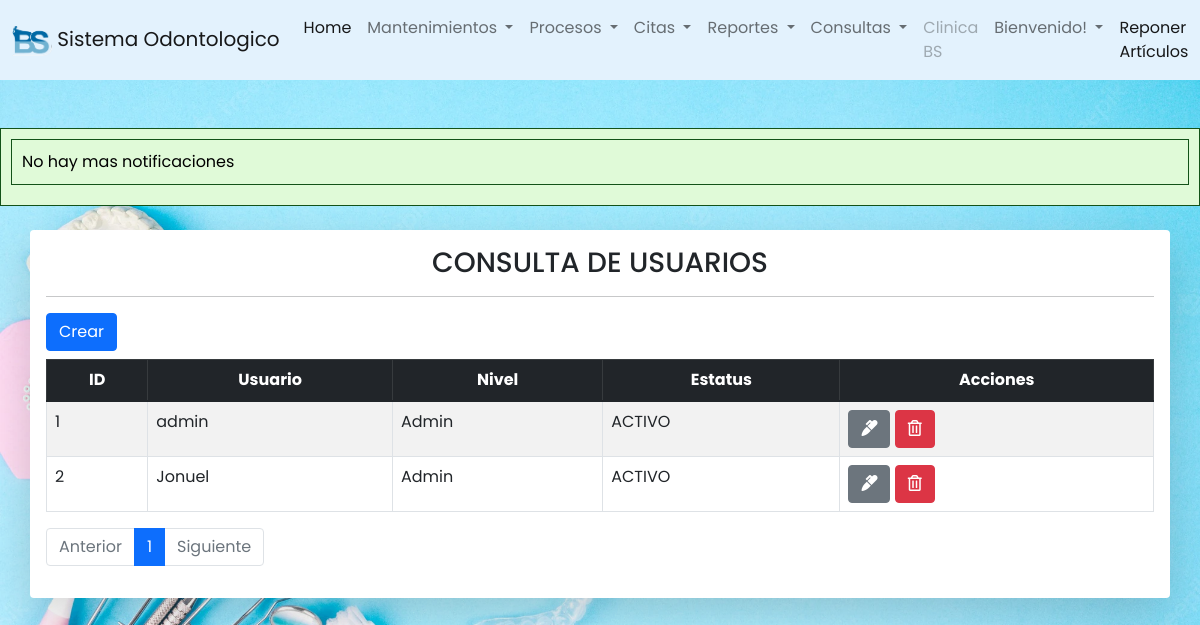
Page /odontologia/usuarios/consultauser.php on the committed database.
### tables this page shows
CREATE TABLE `usuarios` (
  `id_user` int(11) NOT NULL,
  `nom_user` varchar(60) DEFAULT NULL,
  `pass_user` longtext DEFAULT NULL,
  `nivel` int(11) DEFAULT NULL,
  `status` int(11) DEFAULT NULL
);

CREATE TABLE `niveles` (
  `id_niv` int(11) NOT NULL,
  `nivel` varchar(50) DEFAULT NULL
);

CREATE TABLE `estados` (
  `id_status` int(11) NOT NULL,
  `des_status` varchar(50) DEFAULT NULL
);

### odontologia/usuarios/consultauser.php (the view, shortened to what this page needs)
<?php
include ("../conexion.php");
?>
<?php include("../includes/header.php")?>
<?php include("../includes/footer.php")?>
<div class="container table-responsive container-sm mt-4 shadow-lg p-3 mb-5 bg-body rounded">
<center><h3>CONSULTA DE USUARIOS</h3></center>
<hr class="divider">
        <button id="btncrear" type="button" class="btn btn-primary" data-bs-toggle="modal" data-bs-target="#modalUser"  >Crear</button>
        <table id="tablausuarios" class="table aling-middle table-hover table-secundary mt-2 table-bordered table-striped">
            <thead class="table-dark">
                <tr class="text-center">
                    <th scope="col">ID</th>
                    <th scope="col">Usuario</th>
                    <th scope="col">Nivel</th>
                    <th scope="col">Estatus</th>
                    <th scope="col">Acciones</th>
                </tr>
            </thead>
            <tbody>
                    <?php
                      $sql_registe = mysqli_query($conexion, "SELECT COUNT(*) as total_registro From usuarios WHERE status = 1 ");
                      $result_register = mysqli_fetch_array($sql_registe);
                      $total_registro = $result_register['total_registro'];
                      $por_pagina = 5;
                      if(empty($_GET['pagina'])){
                        $pagina = 1;
                      }
                      else{
                        $pagina = $_GET['pagina'];
                      }
                      $desde = ($pagina-1) * $por_pagina;
                      $total_paginas = ceil($total_registro/$por_pagina);
                      $query = "SELECT u.id_user, u.nom_user, u.pass_user, n.id_niv, n.nivel, et.id_status,et.des_status
                      from usuarios u INNER JOIN niveles as n ON u.nivel = n.id_niv  INNER JOIN
                      estados as et ON u.status = et.id_status where u.status = 1 ORDER BY u.id_user ASC LIMIT $desde, $por_pagina";
                      $result_task = mysqli_query($conexion, $query);
                        while($row = mysqli_fetch_array($result_task)){?>
                            <tr>
                                <td><?php echo $row['id_user'] ?></td>
                                <td><?php echo $row['nom_user'] ?></td>
                                <td><?php echo $row['nivel'] ?></td>
                                <td><?php echo $row['des_status'] ?></td>
                                <td>
                                    <a href="editaruser.php?id=<?php echo $row['id_user']?>" class="btn btn-secondary">
                                    <i class="fas fa-marker"></i>
                                    </a>
                                    <a href="eliminaruser.php?id=<?php echo $row['id_user']?>" class="btn btn-danger">
                                        <i class="far fa-trash-alt"></i>
                                    </a>
                                </td>
                            </tr>
                        <?php }?>
            </tbody>
        </table>
        <nav aria-label="Page navigation example">
          <ul class="pagination">
          <li class="page-item <?php echo $pagina <= 1 ? 'disabled' : '' ?>"><a class="page-link" href="?pagina=<?php echo $pagina-1;?>">Anterior</a></li>
          <?php
          for($i=1; $i<=$total_paginas; $i++):?>
            <li class="page-item <?php echo $pagina == $i ? 'active' : '' ?>"><a class="page-link" href="?pagina=<?php echo $i;?>"><?php echo $i?></a></li>
          <?php endfor ?>
          <li class="page-item <?php echo $pagina >= $total_paginas ? 'disabled' : '' ?>">
          <a class="page-link"  href="?pagina=<?php echo $pagina+1;?>">Siguiente</a></li>
          </ul>
        </nav>
    </div>

### odontologia/CSS/styl.css (style rules this page uses)
* { margin: 0; padding: 0; user-select: none; box-sizing: border-box; font-family: 'Poppins', sans-serif; }
body { margin: 0; background-image: url('fondo\ menu.webp'); background-size: cover; background-attachment: fixed; }

### odontologia/includes/ejecutar_procedimiento.php (style rules this page uses)
body { background-color: #f0f0f0; font-family: Arial, sans-serif; color: #333; margin: 0; padding: 0; }

### rows in the picture
usuarios: id_user "1", nom_user "admin", nivel.nivel "Admin", status.des_status "ACTIVO"
usuarios: id_user "2", nom_user "Jonuel", nivel.nivel "Admin", status.des_status "ACTIVO"
